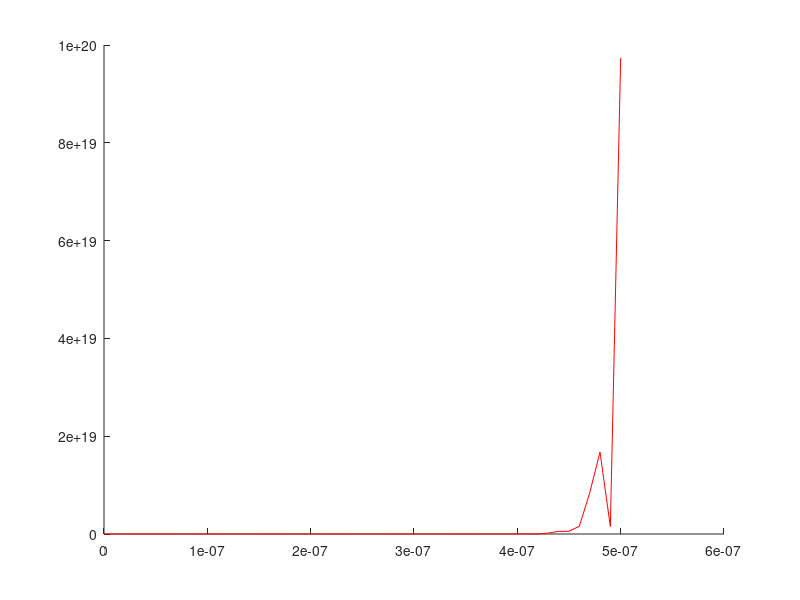

Reproduce this figure in MATLAB.
close all;clear all;

n1=1.5;
n2=2.8;
np=[n1,n2];
a=100e-9;
b=150e-9;

lmd=500e-9;
k=2*pi/lmd;
c=3e8;

w=k*c; 

% at angle theta ky=k*sin(th)
th=60;

% numbere of layers n
n=50;


v=a+b;
z=0;

for i=0:n
    ky=k*np(1)*sind(th);
    k1z=sqrt((np(1)*w/c)^2-ky^2);
    k2z=sqrt((np(2)*w/c)^2-ky^2);
    A= exp(1i*k1z*a)*(cos(k2z*b)+1i/2*(k2z/k1z+k1z/k2z)*sin(k2z*b));
    B= exp(-1i*k1z*a)*(1i/2*(k2z/k1z-k1z/k2z)*sin(k2z*b));
    D= exp(-1i*k1z*a)*(cos(k2z*b)-1i/2*(k2z/k1z+k1z/k2z)*sin(k2z*b));
    
    K=1/v*acos((A+D)/2);
    a0=B;
    b0=exp(1i*K*v)-A;
    
    E=abs(((a0*exp(-1i*k1z*(z-i*v))+b0*exp(1i*k1z*(z-i*v)))*exp(1i*K*(z-i*v)))*exp(-1i*K*z));
    
    Z(i+1)=z;
    EE(i+1)=E;    
    z=z+10*1e-9;
end
figure(1);hold on; plot(Z,EE,'r');





